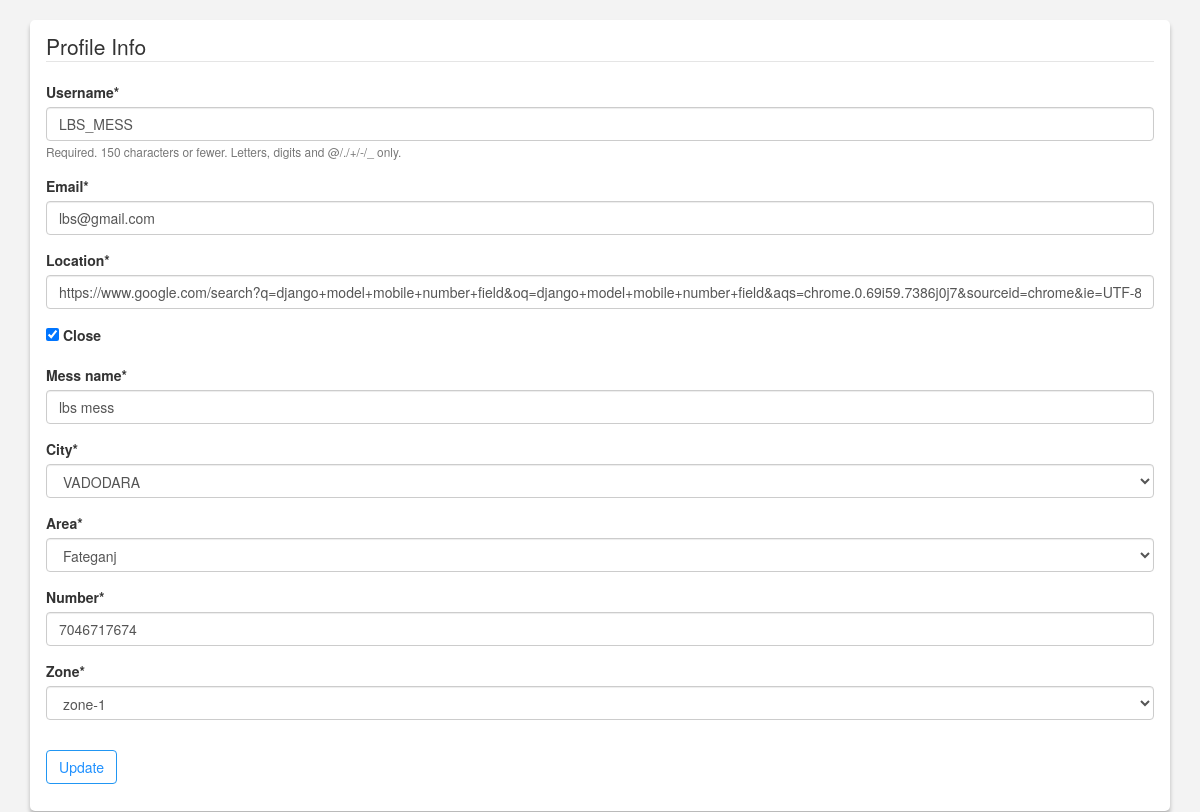
/auth/edit_profile/LBS_MESS/ (signed in), run on an earlier commit of the app's database.
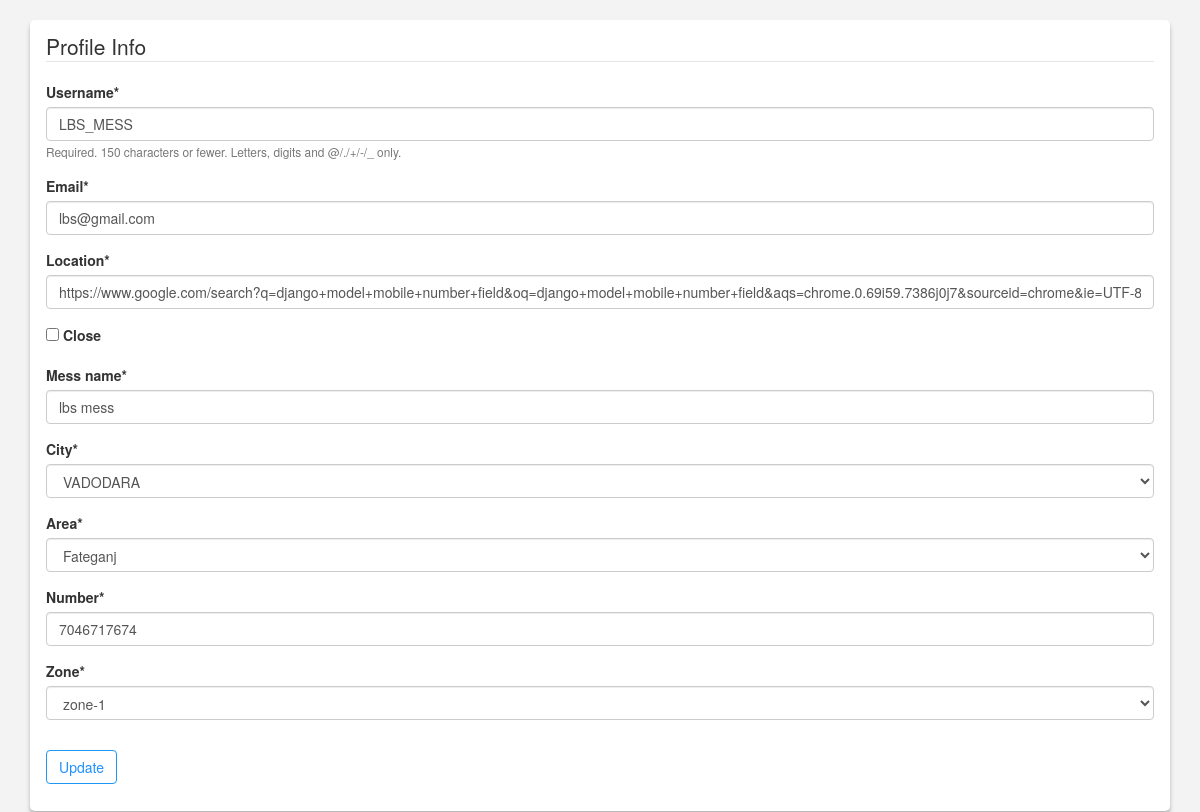
And on a later commit of the database.
### users/models.py (models this page shows, shortened)
class Profile(models.Model):
	user = models.OneToOneField(User, on_delete=models.CASCADE)
	image = models.ImageField(default='default.jpg', upload_to='profile_pics')
	mess_name = models.CharField(max_length=30, blank=True)
	area = models.CharField(max_length=40,choices=PIN_CHOICES, default='Fateganj')
	number = models.CharField(max_length=10, blank=True)
	location = models.URLField(max_length=300, blank=True)
	city = models.CharField(max_length=40,choices=CITY_CHOICES, default='VADODARA')
	zone = models.CharField(max_length=40,choices=ZONE_CHOICES, default='zone-1')
	close = models.BooleanField(default=False)
	follower = models.IntegerField(default=0)

### users/views.py (the view)
# urls.py: path('edit_profile/<username>/', user_views.edit_profile, name='edit_profile'),
@login_required
def edit_profile(request, username):
	user = User.objects.get(username=username)
	if request.user == user:
		if request.method == 'POST':
			u_form = UserUpdateForm(request.POST, instance=request.user)
			p_form = ProfileUpdateForm(request.POST, request.FILES, instance=request.user.profile)
			if u_form.is_valid() and p_form.is_valid():
				u_form.save()
				p_form.save()
				messages.success(request, f'PROFILE UPDATED SUCCESSFULLY')
				return redirect('mymess', username=user.username)
		else:
			u_form = UserUpdateForm(instance=request.user)
			p_form = ProfileUpdateForm(instance=request.user.profile)
	context = locals()
	return render(request, 'users/edit_profile.html', context)

### users/forms.py
class UserUpdateForm(forms.ModelForm):
	email = forms.EmailField()
	class Meta:
		model = User
		fields = ['username', 'email']

class ProfileUpdateForm(forms.ModelForm):
	location = forms.URLField(required=True)
	close = forms.BooleanField(required=False)
	mess_name = forms.CharField(required=True)
	number = forms.CharField(required=True)
	class Meta:
		model = Profile
		fields = ['location', 'close', 'mess_name', 'city', 'area', 'number', 'zone']
	def __init__(self, *args, **kwargs):
		super(ProfileUpdateForm, self).__init__(*args, **kwargs) # Call to ModelForm constructor
		self.fields['city'].widget.attrs['cols'] = 5
		self.fields['city'].widget.attrs['rows'] = 5

### users/templates/users/edit_profile.html (shortened to what this page needs)
{% extends "blog/base.html" %}
{% load crispy_forms_tags %}
{% block content %}
<div class="container">
   <div class="panel panel-outline">
    <div class="panel-heading">
         <form method="POST" enctype="multipart/form-data">
      	  	    <fieldset class="form-group">
      	  	 	<legend class="border-bottom mb-4">Profile Info</legend>
      	  	 	{{ u_form|crispy }}
      	  	 	{{ p_form|crispy }}
      	    	 </fieldset>
      	    	 <div class="form-group">
      	  	 	<button class="btn info btn-default" type="submit">Update</button>
      	  	 </div>
      	  </form>
      </div>
   </div>
   </div>
{% endblock content %}

What changed in the data, as far as the page shows it:
changed Profile "lbs mess": close "☑" → "☐"
